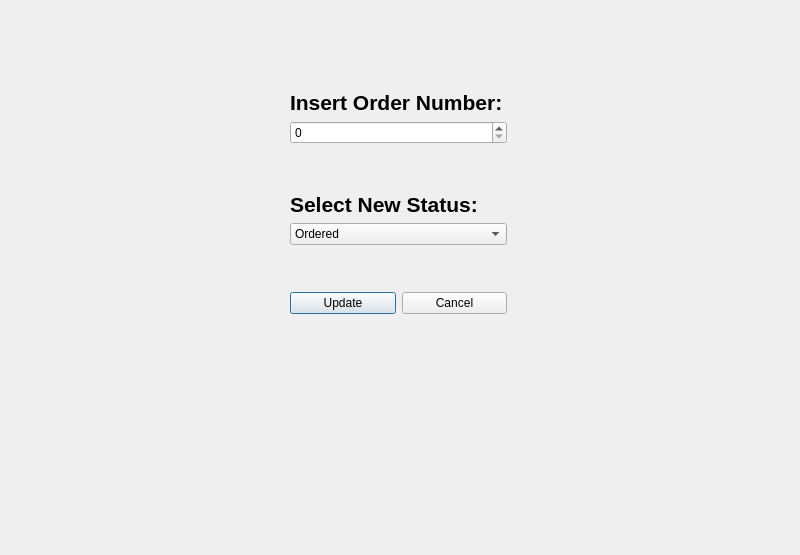
<?xml version="1.0" encoding="UTF-8"?>
<ui version="4.0">
 <class>Form</class>
 <widget class="QWidget" name="Form">
  <property name="geometry">
   <rect>
    <x>0</x>
    <y>0</y>
    <width>800</width>
    <height>555</height>
   </rect>
  </property>
  <property name="windowTitle">
   <string>Form</string>
  </property>
  <widget class="QWidget" name="">
   <property name="geometry">
    <rect>
     <x>290</x>
     <y>90</y>
     <width>217</width>
     <height>224</height>
    </rect>
   </property>
   <layout class="QVBoxLayout" name="verticalLayout_3">
    <item>
     <layout class="QVBoxLayout" name="verticalLayout">
      <item>
       <widget class="QLabel" name="label">
        <property name="font">
         <font>
          <pointsize>16</pointsize>
          <bold>true</bold>
         </font>
        </property>
        <property name="text">
         <string>Insert Order Number:</string>
        </property>
       </widget>
      </item>
     </layout>
    </item>
    <item>
     <widget class="QSpinBox" name="update_order_number">
      <property name="layoutDirection">
       <enum>Qt::LayoutDirection::LeftToRight</enum>
      </property>
      <property name="maximum">
       <number>10000</number>
      </property>
     </widget>
    </item>
    <item>
     <spacer name="verticalSpacer">
      <property name="orientation">
       <enum>Qt::Orientation::Vertical</enum>
      </property>
      <property name="sizeHint" stdset="0">
       <size>
        <width>20</width>
        <height>28</height>
       </size>
      </property>
     </spacer>
    </item>
    <item>
     <layout class="QVBoxLayout" name="verticalLayout_2">
      <item>
       <widget class="QLabel" name="label_2">
        <property name="font">
         <font>
          <pointsize>16</pointsize>
          <bold>true</bold>
         </font>
        </property>
        <property name="text">
         <string>Select New Status:</string>
        </property>
       </widget>
      </item>
      <item>
       <widget class="QComboBox" name="status_combo_box">
        <item>
         <property name="text">
          <string>Ordered</string>
         </property>
        </item>
        <item>
         <property name="text">
          <string>Preparation</string>
         </property>
        </item>
        <item>
         <property name="text">
          <string>Delivered</string>
         </property>
        </item>
       </widget>
      </item>
     </layout>
    </item>
    <item>
     <spacer name="verticalSpacer_2">
      <property name="orientation">
       <enum>Qt::Orientation::Vertical</enum>
      </property>
      <property name="sizeHint" stdset="0">
       <size>
        <width>20</width>
        <height>28</height>
       </size>
      </property>
     </spacer>
    </item>
    <item>
     <layout class="QHBoxLayout" name="horizontalLayout">
      <item>
       <widget class="QPushButton" name="update_order_button">
        <property name="text">
         <string>Update</string>
        </property>
        <property name="default">
         <bool>true</bool>
        </property>
       </widget>
      </item>
      <item>
       <widget class="QPushButton" name="cancel_update_button">
        <property name="text">
         <string>Cancel</string>
        </property>
       </widget>
      </item>
     </layout>
    </item>
   </layout>
  </widget>
 </widget>
 <resources/>
 <connections/>
</ui>
